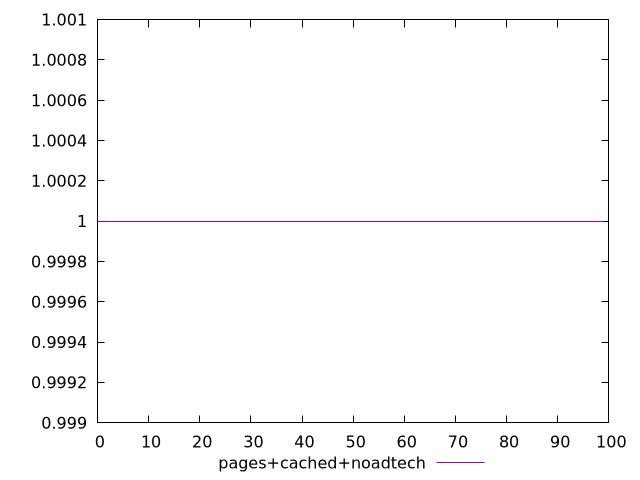

Recreate this plot in gnuplot.
$_pagesCachedNoadtech <<EOF
1
1
1
1
1
1
1
1
1
1
1
1
1
1
1
1
1
1
1
1
1
1
1
1
1
1
1
1
1
1
1
1
1
1
1
1
1
1
1
1
1
1
1
1
1
1
1
1
1
1
1
1
1
1
1
1
1
1
1
1
1
1
1
1
1
1
1
1
1
1
1
1
1
1
1
1
1
1
1
1
1
1
1
1
1
1
1
1
1
1
1
1
1
1
1
1
1
1
1
1
EOF
set key outside below
set terminal pngcairo
set output "report_00006_2020-11-02T20-21-41.718Z/legacy-javascript/pages+cached+noadtech//score.png"
set yrange [0.999:1.001]
plot $_pagesCachedNoadtech title "pages+cached+noadtech" with line ,
